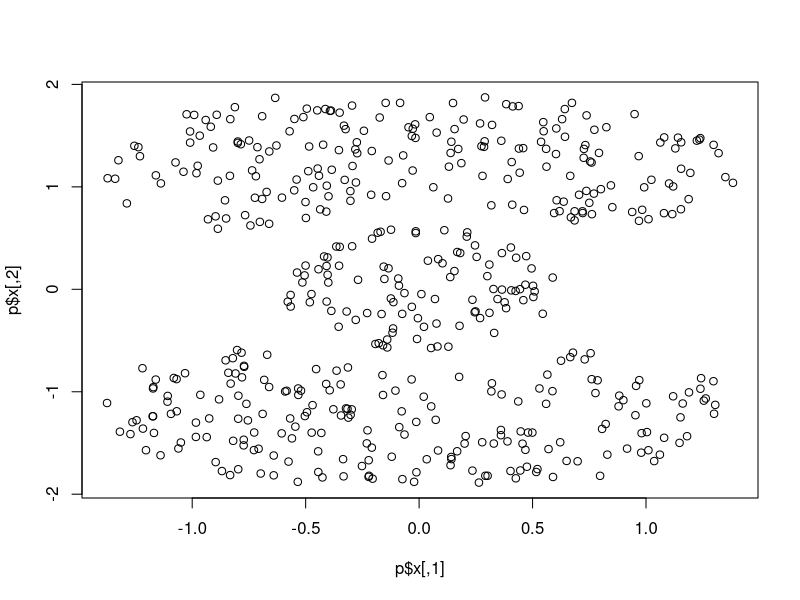
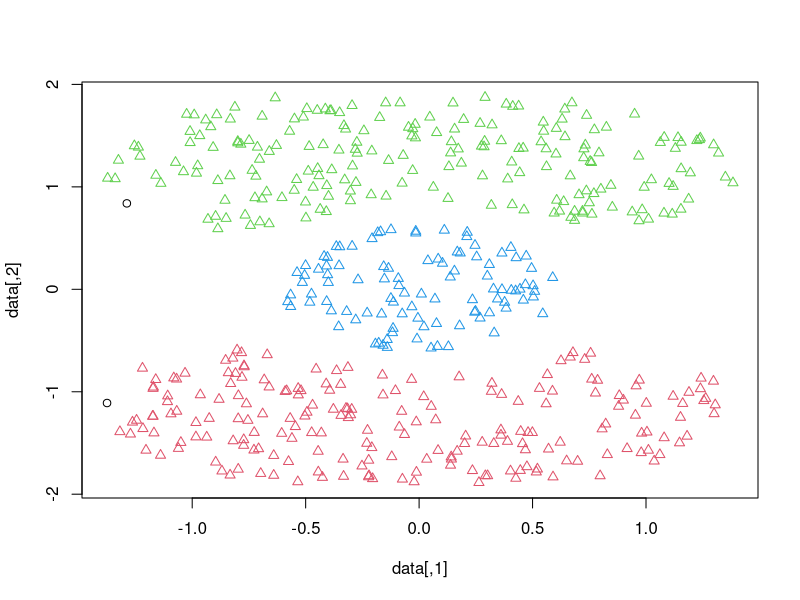

Source code (R) for these figures, in order:
# Clustering data with the density-based method

# As an alternative to distance measurement, you can use a density-based measurement to cluster data

library(mlbench) # install.packages("mlbench")
library(fpc) # install.packages("fpc")

set.seed(22)

# Use the mlbench library to draw a Cassini problem graph
p = mlbench.cassini(500)
plot(p$x)

# Cluster the data in regards to its density measurement
ds = dbscan(dist(p$x), 0.2, 2, countmode = NULL, method = "dist")
ds

# Plot the data in a scatter plot
plot(ds, p$x)

# Use dbscan to predict which cluster the data belongs to
y = matrix(0, nrow = 3, ncol = 2)
y[1,] = c(0, 0)
y[2,] = c(0, -1.5)
y[3,] = c(1, 1)
y

predict(ds, p$x, y)
